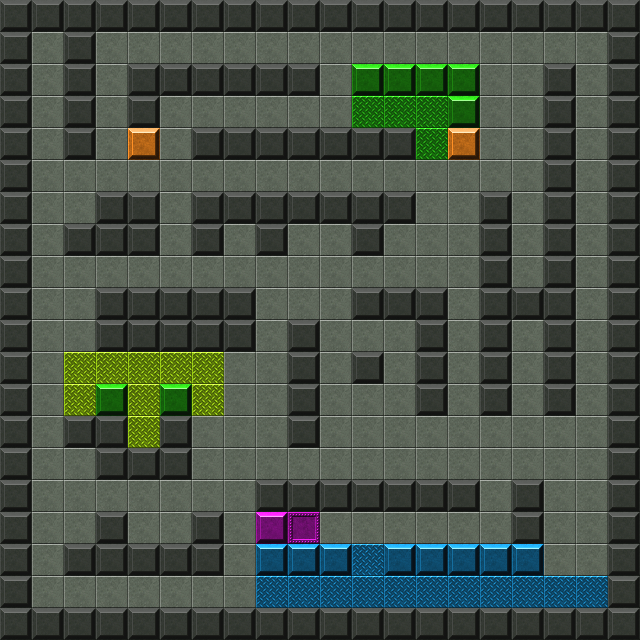

Tiled map render using the project's own tile images. Description and the whole map definition, tile-layer contents included, below:
An orthogonal 20x20 tile map with 32x32 px tiles, 1 tile layer (ground).

<map version="1.0" tiledversion="1.0.3" orientation="orthogonal" renderorder="right-down" width="20" height="20" tilewidth="32" tileheight="32" nextobjectid="1">
 <tileset firstgid="1" name="tiles" tilewidth="32" tileheight="32" tilecount="140" columns="14">
  <image source="gridtiles.png" width="448" height="320" />
  <tile id="19">
   <properties>
    <property name="collide" type="bool" value="true" />
   </properties>
  </tile>
  <tile id="29">
   <properties>
    <property name="cost" type="int" value="2" />
   </properties>
  </tile>
  <tile id="33">
   <properties>
    <property name="collide" type="bool" value="true" />
   </properties>
  </tile>
  <tile id="47">
   <properties>
    <property name="collide" type="bool" value="true" />
   </properties>
  </tile>
  <tile id="57">
   <properties>
    <property name="cost" type="int" value="4" />
   </properties>
  </tile>
  <tile id="61">
   <properties>
    <property name="collide" type="bool" value="true" />
   </properties>
  </tile>
  <tile id="71">
   <properties>
    <property name="cost" type="int" value="3" />
   </properties>
  </tile>
  <tile id="89">
   <properties>
    <property name="collide" type="bool" value="true" />
   </properties>
  </tile>
  <tile id="103">
   <properties>
    <property name="collide" type="bool" value="true" />
   </properties>
  </tile>
 </tileset>
 <layer name="ground" width="20" height="20">
  <data encoding="csv">
20,20,20,20,20,20,20,20,20,20,20,20,20,20,20,20,20,20,20,20,
20,1,20,1,1,1,1,1,1,1,1,1,1,1,1,1,1,1,1,20,
20,1,20,1,20,20,20,20,20,20,1,62,62,62,62,1,1,20,1,20,
20,1,20,1,20,1,1,1,1,1,1,58,58,58,62,1,1,20,1,20,
20,1,20,1,90,1,20,20,20,20,20,20,20,58,90,1,1,20,1,20,
20,1,1,1,1,1,1,1,1,1,1,1,1,1,1,1,1,20,1,20,
20,1,1,20,20,1,20,20,20,20,20,20,20,1,1,20,1,20,1,20,
20,1,20,20,20,1,20,1,20,1,1,20,1,1,1,20,1,20,1,20,
20,1,1,1,1,1,1,1,1,1,1,1,1,1,1,20,1,20,1,20,
20,1,1,20,20,20,20,20,1,1,1,20,20,20,1,20,20,20,1,20,
20,1,1,20,20,20,20,20,1,20,1,1,1,20,1,20,1,20,1,20,
20,1,72,72,72,72,72,1,1,20,1,20,1,20,1,20,1,20,1,20,
20,1,72,62,72,62,72,1,1,20,1,1,1,20,1,20,1,20,1,20,
20,1,20,20,72,20,1,1,1,20,1,1,1,1,1,1,1,1,1,20,
20,1,1,20,20,20,1,1,1,1,1,1,1,1,1,1,1,1,1,20,
20,1,1,1,1,1,1,1,20,20,20,20,20,20,20,1,20,1,1,20,
20,1,1,20,1,1,20,1,48,47,1,1,1,1,1,1,20,1,1,20,
20,1,20,20,20,20,20,1,34,34,34,30,34,34,34,34,34,1,1,20,
20,1,1,1,1,1,1,1,30,30,30,30,30,30,30,30,30,30,30,20,
20,20,20,20,20,20,20,20,20,20,20,20,20,20,20,20,20,20,20,20
</data>
 </layer>
</map>
